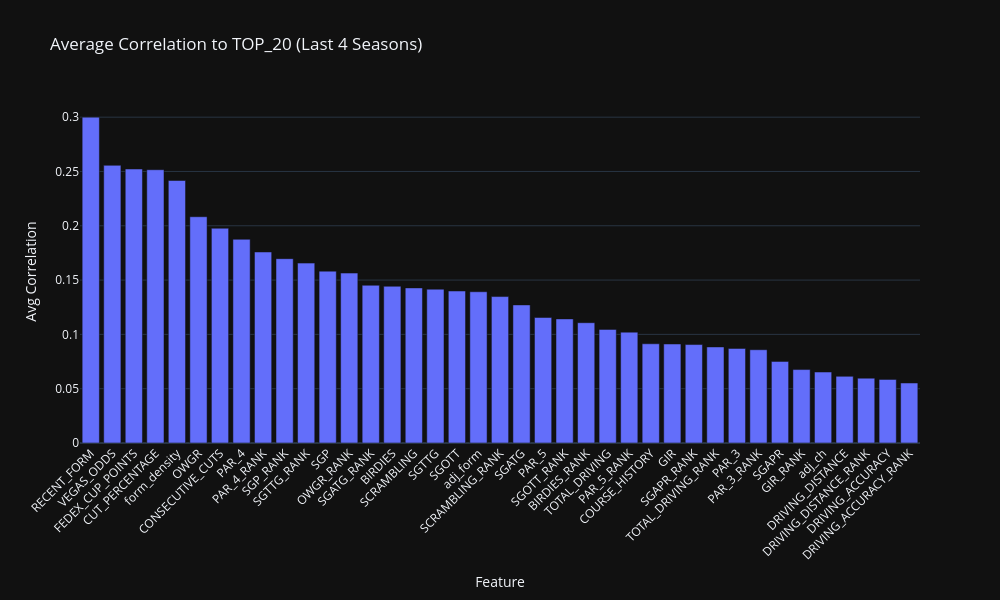

This figure's notebook cell:
### Markdown cell above
**Average of Last 4 Years**

### Code cell
import pandas as pd
import numpy as np
import plotly.express as px

# === Rebuild correlation matrices for the 4 most recent seasons ===
cor = {}
recent_seasons = sorted(training_df["SEASON"].unique())[-4:]

for season in recent_seasons:
    df_season = training_df[training_df["SEASON"] == season].copy()
    numeric_cols = df_season.select_dtypes(include=["float64", "int64"])
    cor[int(season)] = numeric_cols.corr().abs()

# === Combine into one summary DataFrame ===
cor_df = pd.DataFrame()

for season in recent_seasons:
    df = cor[season].reset_index()
    if "TOP_20" not in df.columns:
        continue
    temp = df[["index", "TOP_20"]].copy()
    temp = temp.rename(columns={"TOP_20": str(season)})
    if cor_df.empty:
        cor_df = temp
    else:
        cor_df = cor_df.merge(temp, on="index", how="outer")

# Drop target and metadata rows
cor_df = cor_df[~cor_df["index"].isin(["TOP_20", "FINAL_POS", "SEASON"])]

# Compute average correlation across seasons
cor_df["AVERAGE"] = cor_df.drop(columns=["index"]).mean(axis=1)
cor_df = cor_df.sort_values(by="AVERAGE", ascending=False)

# === Plotly Bar Chart ===
fig = px.bar(
    cor_df,
    x="index",
    y="AVERAGE",
    title="Average Correlation to TOP_20 (Last 4 Seasons)",
    labels={"index": "Feature", "AVERAGE": "Avg Correlation"},
    template="plotly_dark"
)

fig.update_layout(
    xaxis_tickangle=-45,
    height=600,
    width=1000,
    showlegend=False
)

fig.show()

### Figure 1 — Plotly figure (JSON) as saved in the notebook; plotly's stock layout.template omitted (floating-point values rounded to 4 significant figures)
{"data": [{"hovertemplate": "Feature=%{x}<br>Avg Correlation=%{y}<extra></extra>", "legendgroup": "", "marker": {"color": "#636efa", "pattern": {"shape": ""}}, "name": "", "orientation": "v", "showlegend": false, "textposition": "auto", "type": "bar", "x": ["RECENT_FORM", "VEGAS_ODDS", "FEDEX_CUP_POINTS", "CUT_PERCENTAGE", "form_density", "OWGR", "CONSECUTIVE_CUTS", "PAR_4", "PAR_4_RANK", "SGP_RANK", "SGTTG_RANK", "SGP", "OWGR_RANK", "SGATG_RANK", "BIRDIES", "SCRAMBLING", "SGTTG", "SGOTT", "adj_form", "SCRAMBLING_RANK", "SGATG", "PAR_5", "SGOTT_RANK", "BIRDIES_RANK", "TOTAL_DRIVING", "PAR_5_RANK", "COURSE_HISTORY", "GIR", "SGAPR_RANK", "TOTAL_DRIVING_RANK", "PAR_3", "PAR_3_RANK", "SGAPR", "GIR_RANK", "adj_ch", "DRIVING_DISTANCE", "DRIVING_DISTANCE_RANK", "DRIVING_ACCURACY", "DRIVING_ACCURACY_RANK"], "xaxis": "x", "y": [0.3, 0.2556, 0.2523, 0.2516, 0.2417, 0.2083, 0.1978, 0.1876, 0.1759, 0.1697, 0.1656, 0.1582, 0.1564, 0.1452, 0.1443, 0.1428, 0.1416, 0.14, 0.1393, 0.1348, 0.1271, 0.1156, 0.1143, 0.1108, 0.1046, 0.1021, 0.09134, 0.09115, 0.09063, 0.08845, 0.08709, 0.08588, 0.07514, 0.0676, 0.06534, 0.06138, 0.05969, 0.05857, 0.05524], "yaxis": "y"}], "layout": {"barmode": "relative", "height": 600, "legend": {"tracegroupgap": 0}, "showlegend": false, "title": {"text": "Average Correlation to TOP_20 (Last 4 Seasons)"}, "width": 1000, "xaxis": {"anchor": "y", "domain": [0, 1], "tickangle": -45, "title": {"text": "Feature"}}, "yaxis": {"anchor": "x", "domain": [0, 1], "title": {"text": "Avg Correlation"}}}}
